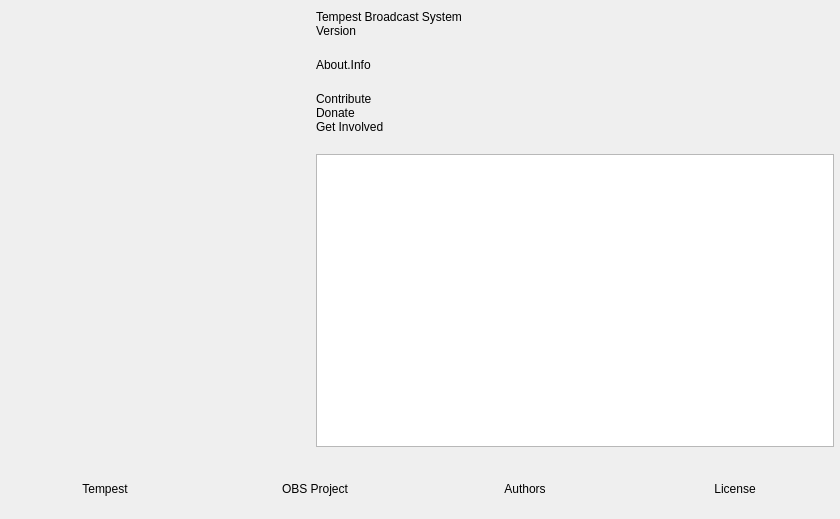
<?xml version="1.0" encoding="UTF-8"?>
<ui version="4.0">
 <class>OBSAbout</class>
 <widget class="QWidget" name="OBSAbout">
  <property name="geometry">
   <rect>
    <x>0</x>
    <y>0</y>
    <width>840</width>
    <height>519</height>
   </rect>
  </property>
  <property name="windowTitle">
   <string>About</string>
  </property>
  <layout class="QVBoxLayout" name="verticalLayout_2">
   <property name="leftMargin">
    <number>0</number>
   </property>
   <property name="topMargin">
    <number>0</number>
   </property>
   <property name="rightMargin">
    <number>0</number>
   </property>
   <property name="bottomMargin">
    <number>0</number>
   </property>
   <item>
    <layout class="QHBoxLayout" name="horizontalLayout_2">
     <property name="spacing">
      <number>30</number>
     </property>
     <property name="leftMargin">
      <number>30</number>
     </property>
     <property name="topMargin">
      <number>10</number>
     </property>
     <property name="rightMargin">
      <number>6</number>
     </property>
     <property name="bottomMargin">
      <number>6</number>
     </property>
     <item>
      <widget class="QLabel" name="icon">
       <property name="minimumSize">
        <size>
         <width>256</width>
         <height>256</height>
        </size>
       </property>
       <property name="maximumSize">
        <size>
         <width>256</width>
         <height>256</height>
        </size>
       </property>
       <property name="text">
        <string/>
       </property>
       <property name="pixmap">
        <pixmap>:res/images/tempest-broadcast-system.png</pixmap>
       </property>
       <property name="scaledContents">
        <bool>true</bool>
       </property>
      </widget>
     </item>
     <item>
      <layout class="QVBoxLayout" name="verticalLayout">
       <property name="spacing">
        <number>0</number>
       </property>
       <item>
        <widget class="QLabel" name="name">
         <property name="text">
          <string notr="true">Tempest Broadcast System</string>
         </property>
        </widget>
       </item>
       <item>
        <widget class="QLabel" name="version">
         <property name="text">
          <string notr="true">Version</string>
         </property>
        </widget>
       </item>
       <item>
        <spacer name="verticalSpacer_2">
         <property name="orientation">
          <enum>Qt::Vertical</enum>
         </property>
         <property name="sizeType">
          <enum>QSizePolicy::Fixed</enum>
         </property>
         <property name="sizeHint" stdset="0">
          <size>
           <width>20</width>
           <height>20</height>
          </size>
         </property>
        </spacer>
       </item>
       <item>
        <widget class="QLabel" name="info">
         <property name="text">
          <string>About.Info</string>
         </property>
         <property name="wordWrap">
          <bool>true</bool>
         </property>
        </widget>
       </item>
       <item>
        <spacer name="verticalSpacer_3">
         <property name="orientation">
          <enum>Qt::Vertical</enum>
         </property>
         <property name="sizeType">
          <enum>QSizePolicy::Fixed</enum>
         </property>
         <property name="sizeHint" stdset="0">
          <size>
           <width>20</width>
           <height>20</height>
          </size>
         </property>
        </spacer>
       </item>
       <item>
        <widget class="QLabel" name="contribute">
         <property name="text">
          <string notr="true">Contribute</string>
         </property>
         <property name="wordWrap">
          <bool>true</bool>
         </property>
        </widget>
       </item>
       <item>
        <widget class="QLabel" name="donate">
         <property name="text">
          <string notr="true">Donate</string>
         </property>
        </widget>
       </item>
       <item>
        <widget class="QLabel" name="getInvolved">
         <property name="text">
          <string notr="true">Get Involved</string>
         </property>
        </widget>
       </item>
       <item>
        <spacer name="verticalSpacer">
         <property name="orientation">
          <enum>Qt::Vertical</enum>
         </property>
         <property name="sizeType">
          <enum>QSizePolicy::Fixed</enum>
         </property>
         <property name="sizeHint" stdset="0">
          <size>
           <width>20</width>
           <height>20</height>
          </size>
         </property>
        </spacer>
       </item>
       <item>
        <widget class="QTextBrowser" name="textBrowser">
         <property name="openExternalLinks">
          <bool>true</bool>
         </property>
        </widget>
       </item>
      </layout>
     </item>
    </layout>
   </item>
   <item>
    <widget class="QFrame" name="widget">
     <property name="minimumSize">
      <size>
       <width>0</width>
       <height>60</height>
      </size>
     </property>
     <layout class="QHBoxLayout" name="horizontalLayout">
      <property name="spacing">
       <number>0</number>
      </property>
      <property name="leftMargin">
       <number>0</number>
      </property>
      <property name="topMargin">
       <number>0</number>
      </property>
      <property name="rightMargin">
       <number>0</number>
      </property>
      <property name="bottomMargin">
       <number>0</number>
      </property>
      <item>
       <widget class="ClickableLabel" name="about">
        <property name="text">
         <string>Tempest</string>
        </property>
        <property name="alignment">
         <set>Qt::AlignCenter</set>
        </property>
       </widget>
      </item>
      <item>
       <widget class="ClickableLabel" name="obsProject">
        <property name="text">
         <string>OBS Project</string>
        </property>
        <property name="alignment">
         <set>Qt::AlignCenter</set>
        </property>
       </widget>
      </item>
      <item>
       <widget class="ClickableLabel" name="authors">
        <property name="text">
         <string>Authors</string>
        </property>
        <property name="alignment">
         <set>Qt::AlignCenter</set>
        </property>
       </widget>
      </item>
      <item>
       <widget class="ClickableLabel" name="license">
        <property name="text">
         <string>License</string>
        </property>
        <property name="alignment">
         <set>Qt::AlignCenter</set>
        </property>
       </widget>
      </item>
     </layout>
    </widget>
   </item>
  </layout>
 </widget>
 <customwidgets>
  <customwidget>
   <class>ClickableLabel</class>
   <extends>QLabel</extends>
   <header>components/ClickableLabel.hpp</header>
  </customwidget>
 </customwidgets>
 <resources/>
 <connections/>
</ui>
